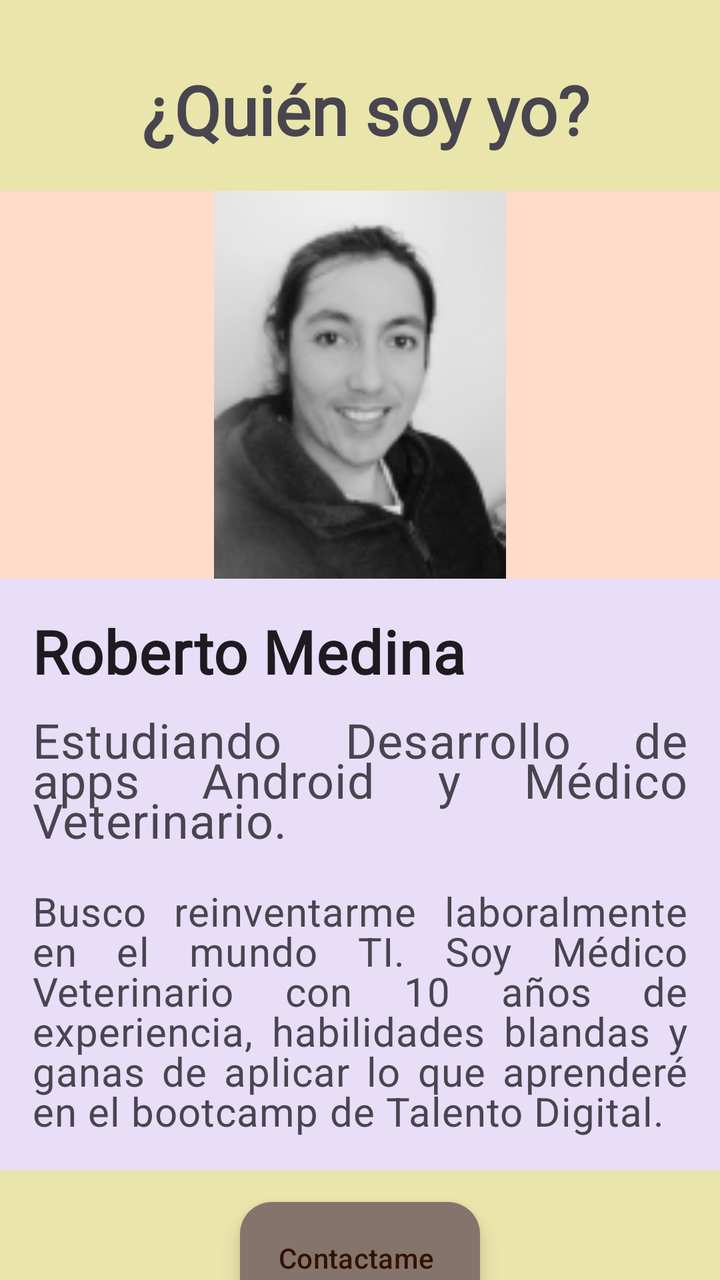
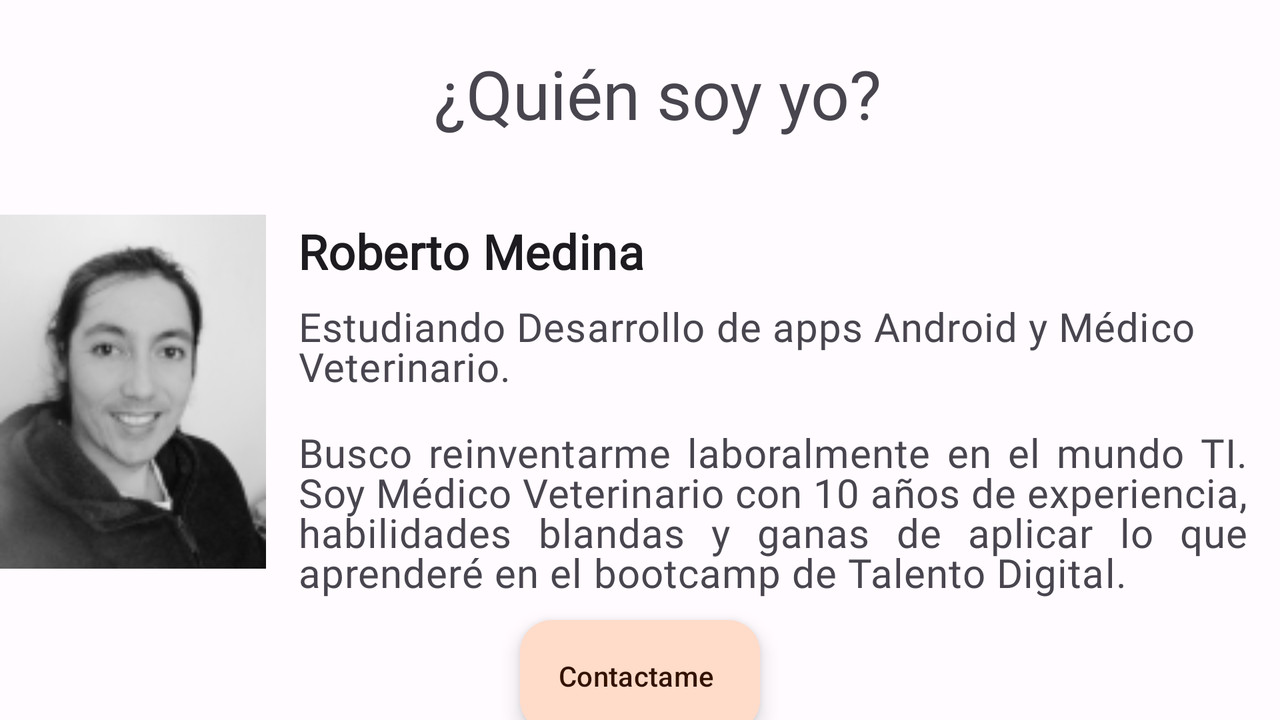

One screen, two layout resources from the same app: the default and the repository's alternative for another configuration. Each is rendered where Android would select it; the XML of both is given below.
<!-- AndroidManifest.xml: application theme Theme.RmedinaSprint4 -->
<!-- res/layout/activity_main.xml -->
<?xml version="1.0" encoding="utf-8"?>
<androidx.constraintlayout.widget.ConstraintLayout xmlns:android="http://schemas.android.com/apk/res/android"
    xmlns:app="http://schemas.android.com/apk/res-auto"
    xmlns:tools="http://schemas.android.com/tools"
    android:layout_width="match_parent"
    android:layout_height="match_parent"
    android:background="?attr/colorTertiaryContainer"
    tools:context=".MainActivity">

    <TextView
        android:id="@+id/textView"
        android:layout_width="wrap_content"
        android:layout_height="wrap_content"
        android:layout_marginTop="32dp"
        android:background="@drawable/circulo"
        android:text="@string/soy"
        android:textSize="34sp"
        android:textStyle="bold"
        app:fontFamily="@font/roboto"
        app:layout_constraintEnd_toEndOf="parent"
        app:layout_constraintHorizontal_bias="0.521"
        app:layout_constraintStart_toStartOf="parent"
        app:layout_constraintTop_toTopOf="parent" />

    <ImageView
        android:id="@+id/imageView"
        android:layout_width="match_parent"
        android:layout_height="194dp"
        android:layout_marginTop="18dp"
        android:background="?attr/colorPrimaryContainer"
        android:contentDescription="@string/content_description_media"
        android:scaleType="fitCenter"
        app:layout_constraintTop_toBottomOf="@+id/textView"
        app:srcCompat="@drawable/pchico"
        tools:layout_editor_absoluteX="8dp" />

    <LinearLayout
        android:id="@+id/linearLayout"
        android:layout_width="match_parent"
        android:layout_height="wrap_content"
        android:background="?attr/colorSecondaryFixed"
        android:orientation="vertical"
        android:padding="16dp"
        app:layout_constraintEnd_toEndOf="parent"
        app:layout_constraintStart_toStartOf="parent"
        app:layout_constraintTop_toBottomOf="@+id/imageView">

        
        <TextView
            android:layout_width="wrap_content"
            android:layout_height="wrap_content"
            android:text="@string/nombre"
            android:textAppearance="?attr/textAppearanceTitleMedium"
            android:textColor="?android:attr/textColorPrimary"
            android:textSize="30sp"
            android:textStyle="bold"
            app:fontFamily="@font/roboto" />

        <TextView
            android:layout_width="wrap_content"
            android:layout_height="wrap_content"
            android:layout_marginTop="8dp"
            android:justificationMode="inter_word"
            android:text="@string/ocupacion"
            android:textAppearance="?attr/textAppearanceBodyMedium"
            android:textColor="?android:attr/textColorSecondary"
            android:textSize="24sp" />

        <TextView
            android:layout_width="wrap_content"
            android:layout_height="wrap_content"
            android:layout_marginTop="16dp"
            android:text="@string/motivacion"
            android:justificationMode="inter_word"
            android:textAppearance="?attr/textAppearanceBodyMedium"
            android:textColor="?android:attr/textColorSecondary"
            android:textSize="20sp" />

    </LinearLayout>

    <com.google.android.material.floatingactionbutton.ExtendedFloatingActionButton
        android:id="@+id/extended_fab"
        android:layout_width="wrap_content"
        android:layout_height="wrap_content"
        android:layout_gravity="bottom|end"
        android:layout_margin="16dp"
        android:contentDescription="@string/extended_fab_content_desc"
        android:text="@string/contactame"
        app:backgroundTint="?attr/colorOutline"
        app:icon="@drawable/pets_fill0_wght400_grad0_opsz48"
        app:layout_constraintEnd_toEndOf="parent"
        app:layout_constraintStart_toStartOf="parent"
        app:layout_constraintTop_toBottomOf="@+id/linearLayout" />


</androidx.constraintlayout.widget.ConstraintLayout>
<!-- resources referenced by this layout -->
<resources>
  <string name="contactame">Contactame</string>
  <string name="content_description_media">foto de perfil</string>
  <string name="extended_fab_content_desc">foto de icono</string>
  <string name="motivacion">Busco reinventarme laboralmente en el mundo TI. Soy Médico Veterinario con 10 años de experiencia, habilidades blandas y ganas de aplicar lo que aprenderé en el bootcamp de Talento Digital.</string>
  <string name="nombre">Roberto Medina</string>
  <string name="ocupacion">Estudiando Desarrollo de apps Android y Médico Veterinario.</string>
  <string name="soy">¿Quién soy yo?</string>
  <color name="md_theme_light_primary">#994706</color>
  <color name="md_theme_light_onPrimary">#FFFFFF</color>
  <color name="md_theme_light_primaryContainer">#FFDBC9</color>
  <color name="md_theme_light_onPrimaryContainer">#321200</color>
  <color name="md_theme_light_secondary">#765847</color>
  <color name="md_theme_light_onSecondary">#FFFFFF</color>
  <color name="md_theme_light_secondaryContainer">#FFDBC9</color>
  <color name="md_theme_light_onSecondaryContainer">#2B160A</color>
  <color name="md_theme_light_tertiary">#626033</color>
  <color name="md_theme_light_onTertiary">#FFFFFF</color>
  <color name="md_theme_light_tertiaryContainer">#E9E5AB</color>
  <color name="md_theme_light_onTertiaryContainer">#1E1D00</color>
  <color name="md_theme_light_error">#BA1A1A</color>
  <color name="md_theme_light_errorContainer">#FFDAD6</color>
  <color name="md_theme_light_onError">#FFFFFF</color>
  <color name="md_theme_light_onErrorContainer">#410002</color>
  <color name="md_theme_light_background">#FFFBFF</color>
  <color name="md_theme_light_onBackground">#201A17</color>
  <color name="md_theme_light_surface">#FFFBFF</color>
  <color name="md_theme_light_onSurface">#201A17</color>
  <color name="md_theme_light_surfaceVariant">#F4DED4</color>
  <color name="md_theme_light_onSurfaceVariant">#52443C</color>
  <color name="md_theme_light_outline">#85746B</color>
  <color name="md_theme_light_inverseOnSurface">#FBEEE9</color>
  <color name="md_theme_light_inverseSurface">#362F2C</color>
  <color name="md_theme_light_inversePrimary">#FFB68C</color>
  <!-- some entries are left out for length -->
</resources>
<!-- res/layout-land/activity_main.xml (the repository's variant of the layout above) -->
<!-- drawn on the phone turned sideways -->
<?xml version="1.0" encoding="utf-8"?>
<androidx.constraintlayout.widget.ConstraintLayout xmlns:android="http://schemas.android.com/apk/res/android"
    xmlns:app="http://schemas.android.com/apk/res-auto"
    xmlns:tools="http://schemas.android.com/tools"
    android:layout_width="match_parent"
    android:layout_height="match_parent"
    tools:context=".MainActivity">

    <TextView
        android:id="@+id/textView"
        android:layout_width="wrap_content"
        android:layout_height="wrap_content"
        android:layout_marginTop="24dp"
        android:text="@string/soy"
        android:textSize="34sp"
        app:fontFamily="@font/roboto"
        app:layout_constraintEnd_toEndOf="parent"
        app:layout_constraintHorizontal_bias="0.521"
        app:layout_constraintStart_toStartOf="parent"
        app:layout_constraintTop_toTopOf="parent" />

    <ImageView
        android:id="@+id/imageView"
        android:layout_width="133dp"
        android:layout_height="189dp"
        android:layout_marginTop="32dp"
        android:contentDescription="@string/content_description_media"
        android:scaleType="fitCenter"
        app:layout_constraintStart_toStartOf="parent"
        app:layout_constraintTop_toBottomOf="@+id/textView"
        app:srcCompat="@drawable/pchico" />

    <LinearLayout
        android:id="@+id/linearLayout2"
        android:layout_width="0dp"
        android:layout_height="wrap_content"
        android:layout_marginTop="24dp"
        android:orientation="vertical"
        android:padding="16dp"
        app:layout_constraintEnd_toEndOf="parent"
        app:layout_constraintHorizontal_bias="0.317"
        app:layout_constraintStart_toEndOf="@+id/imageView"
        app:layout_constraintTop_toBottomOf="@+id/textView">

        
        <TextView
            android:layout_width="wrap_content"
            android:layout_height="wrap_content"
            android:text="@string/nombre"
            android:textAppearance="?attr/textAppearanceTitleMedium"
            android:textSize="24sp"
            android:textStyle="bold"
            app:fontFamily="@font/roboto" />

        <TextView
            android:layout_width="wrap_content"
            android:layout_height="wrap_content"
            android:layout_marginTop="8dp"
            android:text="@string/ocupacion"
            android:textAppearance="?attr/textAppearanceBodyMedium"
            android:textColor="?android:attr/textColorSecondary"
            android:textSize="20sp"
            app:fontFamily="@font/roboto" />

        <TextView
            android:layout_width="wrap_content"
            android:layout_height="wrap_content"
            android:layout_marginTop="16dp"
            android:justificationMode="inter_word"
            android:text="@string/motivacion"
            android:textAppearance="?attr/textAppearanceBodyMedium"
            android:textColor="?android:attr/textColorSecondary"
            android:textSize="20sp"
            app:fontFamily="@font/roboto" />

    </LinearLayout>

    <com.google.android.material.floatingactionbutton.ExtendedFloatingActionButton
        android:id="@+id/extended_fab"
        android:layout_width="wrap_content"
        android:layout_height="wrap_content"
        android:layout_gravity="bottom|end"
        android:layout_margin="16dp"
        android:layout_marginBottom="44dp"
        android:contentDescription="@string/extended_fab_content_desc"
        android:text="@string/contactame"
        app:icon="@drawable/pets_fill0_wght400_grad0_opsz48"
        app:layout_constraintBottom_toBottomOf="parent"
        app:layout_constraintEnd_toEndOf="parent"
        app:layout_constraintStart_toStartOf="parent"
        app:layout_constraintTop_toBottomOf="@+id/linearLayout2" />


</androidx.constraintlayout.widget.ConstraintLayout>
